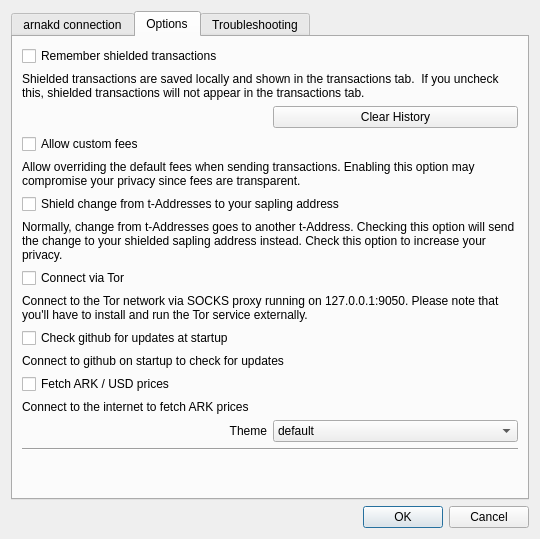
<?xml version="1.0" encoding="UTF-8"?>
<ui version="4.0">
 <class>Settings</class>
 <widget class="QDialog" name="Settings">
  <property name="geometry">
   <rect>
    <x>0</x>
    <y>0</y>
    <width>540</width>
    <height>539</height>
   </rect>
  </property>
  <property name="minimumSize">
   <size>
    <width>540</width>
    <height>500</height>
   </size>
  </property>
  <property name="windowTitle">
   <string>Settings</string>
  </property>
  <property name="modal">
   <bool>true</bool>
  </property>
  <layout class="QVBoxLayout" name="verticalLayout">
   <item>
    <widget class="QTabWidget" name="tabWidget">
     <property name="currentIndex">
      <number>1</number>
     </property>
     <widget class="QWidget" name="tab">
      <attribute name="title">
       <string>arnakd connection</string>
      </attribute>
      <layout class="QVBoxLayout" name="verticalLayout_3">
       <item>
        <widget class="QLabel" name="confMsg">
         <property name="text">
          <string notr="true">&lt;html&gt;&lt;head/&gt;&lt;body&gt;&lt;p&gt;&lt;br/&gt;&lt;/p&gt;&lt;/body&gt;&lt;/html&gt;</string>
         </property>
         <property name="textInteractionFlags">
          <set>Qt::LinksAccessibleByMouse|Qt::TextSelectableByMouse</set>
         </property>
        </widget>
       </item>
       <item>
        <widget class="Line" name="line">
         <property name="orientation">
          <enum>Qt::Horizontal</enum>
         </property>
        </widget>
       </item>
       <item>
        <widget class="QLabel" name="label">
         <property name="minimumSize">
          <size>
           <width>60</width>
           <height>0</height>
          </size>
         </property>
         <property name="text">
          <string>Host</string>
         </property>
        </widget>
       </item>
       <item>
        <widget class="QLineEdit" name="hostname">
         <property name="placeholderText">
          <string/>
         </property>
        </widget>
       </item>
       <item>
        <widget class="QLabel" name="label_2">
         <property name="minimumSize">
          <size>
           <width>60</width>
           <height>0</height>
          </size>
         </property>
         <property name="text">
          <string>Port</string>
         </property>
        </widget>
       </item>
       <item>
        <widget class="QLineEdit" name="port">
         <property name="placeholderText">
          <string/>
         </property>
        </widget>
       </item>
       <item>
        <widget class="QLabel" name="label_3">
         <property name="minimumSize">
          <size>
           <width>60</width>
           <height>0</height>
          </size>
         </property>
         <property name="text">
          <string>RPC Username</string>
         </property>
        </widget>
       </item>
       <item>
        <widget class="QLineEdit" name="rpcuser"/>
       </item>
       <item>
        <widget class="QLabel" name="label_4">
         <property name="minimumSize">
          <size>
           <width>60</width>
           <height>0</height>
          </size>
         </property>
         <property name="text">
          <string>RPC Password</string>
         </property>
        </widget>
       </item>
       <item>
        <widget class="QLineEdit" name="rpcpassword"/>
       </item>
       <item>
        <layout class="QVBoxLayout" name="verticalLayout_2"/>
       </item>
       <item>
        <spacer name="verticalSpacer">
         <property name="orientation">
          <enum>Qt::Vertical</enum>
         </property>
         <property name="sizeHint" stdset="0">
          <size>
           <width>20</width>
           <height>40</height>
          </size>
         </property>
        </spacer>
       </item>
      </layout>
     </widget>
     <widget class="QWidget" name="tab_2">
      <attribute name="title">
       <string>Options</string>
      </attribute>
      <layout class="QGridLayout" name="gridLayout">
       <item row="10" column="0" colspan="2">
        <widget class="QLabel" name="label_8">
         <property name="text">
          <string>Connect to github on startup to check for updates</string>
         </property>
        </widget>
       </item>
       <item row="6" column="0" colspan="2">
        <widget class="QLabel" name="label_7">
         <property name="text">
          <string>Normally, change from t-Addresses goes to another t-Address. Checking this option will send the change to your shielded sapling address instead. Check this option to increase your privacy.</string>
         </property>
         <property name="wordWrap">
          <bool>true</bool>
         </property>
        </widget>
       </item>
       <item row="2" column="1">
        <widget class="QPushButton" name="btnClearSaved">
         <property name="text">
          <string>Clear History</string>
         </property>
        </widget>
       </item>
       <item row="0" column="0" colspan="2">
        <widget class="QCheckBox" name="chkSaveTxs">
         <property name="text">
          <string>Remember shielded transactions</string>
         </property>
        </widget>
       </item>
       <item row="12" column="0" colspan="2">
        <widget class="QLabel" name="label_10">
         <property name="text">
          <string>Connect to the internet to fetch ARK prices</string>
         </property>
        </widget>
       </item>
       <item row="2" column="0">
        <spacer name="horizontalSpacer">
         <property name="orientation">
          <enum>Qt::Horizontal</enum>
         </property>
         <property name="sizeHint" stdset="0">
          <size>
           <width>40</width>
           <height>20</height>
          </size>
         </property>
        </spacer>
       </item>
       <item row="4" column="0" colspan="2">
        <widget class="QLabel" name="label_6">
         <property name="text">
          <string>Allow overriding the default fees when sending transactions. Enabling this option may compromise your privacy since fees are transparent. </string>
         </property>
         <property name="wordWrap">
          <bool>true</bool>
         </property>
        </widget>
       </item>
       <item row="9" column="0" colspan="2">
        <widget class="QCheckBox" name="chkCheckUpdates">
         <property name="text">
          <string>Check github for updates at startup</string>
         </property>
        </widget>
       </item>
       <item row="1" column="0" colspan="2">
        <widget class="QLabel" name="label_5">
         <property name="text">
          <string>Shielded transactions are saved locally and shown in the transactions tab.  If you uncheck this, shielded transactions will not appear in the transactions tab.</string>
         </property>
         <property name="wordWrap">
          <bool>true</bool>
         </property>
        </widget>
       </item>
       <item row="5" column="0" colspan="2">
        <widget class="QCheckBox" name="chkAutoShield">
         <property name="text">
          <string>Shield change from t-Addresses to your sapling address</string>
         </property>
        </widget>
       </item>
       <item row="16" column="0" colspan="2">
        <widget class="Line" name="line_2">
         <property name="sizePolicy">
          <sizepolicy hsizetype="Minimum" vsizetype="Fixed">
           <horstretch>0</horstretch>
           <verstretch>0</verstretch>
          </sizepolicy>
         </property>
         <property name="orientation">
          <enum>Qt::Horizontal</enum>
         </property>
        </widget>
       </item>
       <item row="8" column="0" colspan="2">
        <widget class="QLabel" name="lblTor">
         <property name="text">
          <string>Connect to the Tor network via SOCKS proxy running on 127.0.0.1:9050. Please note that you'll have to install and run the Tor service externally.</string>
         </property>
         <property name="wordWrap">
          <bool>true</bool>
         </property>
        </widget>
       </item>
       <item row="17" column="0" colspan="2">
        <spacer name="verticalSpacer_2">
         <property name="orientation">
          <enum>Qt::Vertical</enum>
         </property>
         <property name="sizeHint" stdset="0">
          <size>
           <width>20</width>
           <height>40</height>
          </size>
         </property>
        </spacer>
       </item>
       <item row="7" column="0">
        <widget class="QCheckBox" name="chkTor">
         <property name="text">
          <string>Connect via Tor</string>
         </property>
        </widget>
       </item>
       <item row="3" column="0">
        <widget class="QCheckBox" name="chkCustomFees">
         <property name="text">
          <string>Allow custom fees</string>
         </property>
        </widget>
       </item>
       <item row="11" column="0" colspan="2">
        <widget class="QCheckBox" name="chkFetchPrices">
         <property name="text">
          <string>Fetch ARK / USD prices</string>
         </property>
        </widget>
       </item>
       <item row="15" column="0">
        <widget class="QLabel" name="label_20">
         <property name="sizePolicy">
          <sizepolicy hsizetype="Preferred" vsizetype="Preferred">
           <horstretch>0</horstretch>
           <verstretch>0</verstretch>
          </sizepolicy>
         </property>
         <property name="text">
          <string>Theme</string>
         </property>
         <property name="alignment">
          <set>Qt::AlignRight|Qt::AlignTrailing|Qt::AlignVCenter</set>
         </property>
        </widget>
       </item>
       <item row="15" column="1">
        <widget class="QComboBox" name="comboBoxTheme">
         <property name="sizePolicy">
          <sizepolicy hsizetype="MinimumExpanding" vsizetype="Fixed">
           <horstretch>0</horstretch>
           <verstretch>0</verstretch>
          </sizepolicy>
         </property>
         <item>
          <property name="text">
           <string>default</string>
          </property>
         </item>
         <item>
          <property name="text">
           <string>blue</string>
          </property>
         </item>
         <item>
          <property name="text">
           <string>light</string>
          </property>
         </item>
         <item>
          <property name="text">
           <string>dark</string>
          </property>
         </item>
        </widget>
       </item>
      </layout>
     </widget>
     <widget class="QWidget" name="tab_3">
      <attribute name="title">
       <string>Troubleshooting</string>
      </attribute>
      <layout class="QGridLayout" name="gridLayout_2">
       <item row="5" column="0">
        <widget class="QCheckBox" name="chkReindex">
         <property name="text">
          <string>Reindex</string>
         </property>
        </widget>
       </item>
       <item row="1" column="0">
        <widget class="QLabel" name="label_9">
         <property name="text">
          <string>Rescan the blockchain for any missing wallet transactions and to correct your wallet balance. This may take several hours. You need to restart ArnakWallet for this to take effect</string>
         </property>
         <property name="wordWrap">
          <bool>true</bool>
         </property>
        </widget>
       </item>
       <item row="0" column="0">
        <widget class="QCheckBox" name="chkRescan">
         <property name="text">
          <string>Rescan</string>
         </property>
        </widget>
       </item>
       <item row="2" column="0">
        <widget class="Line" name="line_3">
         <property name="orientation">
          <enum>Qt::Horizontal</enum>
         </property>
        </widget>
       </item>
       <item row="9" column="0">
        <spacer name="verticalSpacer_3">
         <property name="orientation">
          <enum>Qt::Vertical</enum>
         </property>
         <property name="sizeHint" stdset="0">
          <size>
           <width>20</width>
           <height>40</height>
          </size>
         </property>
        </spacer>
       </item>
       <item row="2" column="0">
        <widget class="QLabel" name="label_12">
         <property name="text">
          <string/>
         </property>
        </widget>
       </item>
       <item row="6" column="0">
        <widget class="QLabel" name="label_11">
         <property name="text">
          <string>Rebuild the entire blockchain from the genesis block, by rescanning all the block files. This may take several hours to days, depending on your hardware. You need to restart ArnakWallet for this to take effect</string>
         </property>
         <property name="wordWrap">
          <bool>true</bool>
         </property>
        </widget>
       </item>
       <item row="8" column="0">
        <widget class="Line" name="line_4">
         <property name="orientation">
          <enum>Qt::Horizontal</enum>
         </property>
        </widget>
       </item>
       <item row="7" column="0">
        <widget class="QLabel" name="label_13">
         <property name="text">
          <string/>
         </property>
        </widget>
       </item>
      </layout>
     </widget>
    </widget>
   </item>
   <item>
    <widget class="QDialogButtonBox" name="buttonBox">
     <property name="orientation">
      <enum>Qt::Horizontal</enum>
     </property>
     <property name="standardButtons">
      <set>QDialogButtonBox::Cancel|QDialogButtonBox::Ok</set>
     </property>
    </widget>
   </item>
  </layout>
 </widget>
 <resources/>
 <connections>
  <connection>
   <sender>buttonBox</sender>
   <signal>accepted()</signal>
   <receiver>Settings</receiver>
   <slot>accept()</slot>
   <hints>
    <hint type="sourcelabel">
     <x>248</x>
     <y>254</y>
    </hint>
    <hint type="destinationlabel">
     <x>157</x>
     <y>274</y>
    </hint>
   </hints>
  </connection>
  <connection>
   <sender>buttonBox</sender>
   <signal>rejected()</signal>
   <receiver>Settings</receiver>
   <slot>reject()</slot>
   <hints>
    <hint type="sourcelabel">
     <x>316</x>
     <y>260</y>
    </hint>
    <hint type="destinationlabel">
     <x>286</x>
     <y>274</y>
    </hint>
   </hints>
  </connection>
 </connections>
</ui>
